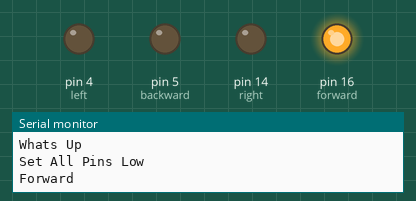
This sketch was run on a simulated Arduino Uno, built with avr-gcc and run on an emulated ATmega328P. On the bench: output pins drawn as LEDs (lit = HIGH), the last lines printed to the serial monitor.

Above: at 0.1 s.
At 1.6 s:
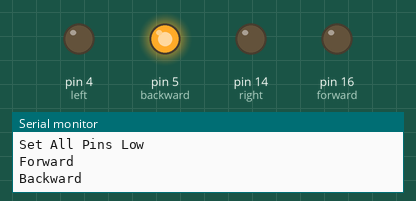
At 3.1 s:
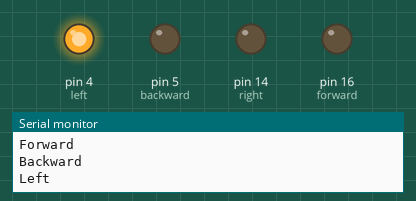
At 4.6 s:
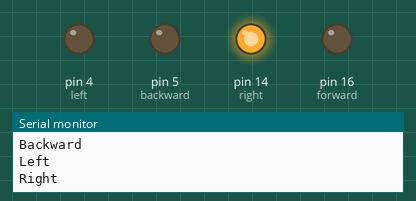
At 5.1 s:
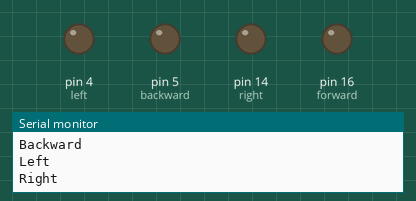
Timing chart, 0 to 6.6 s (numbered marks = the images above):
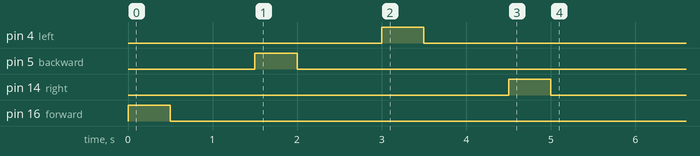

The sketch:

Arduino_Remote.ino
```cpp
void setup() {

  Serial.begin(115200);
  Serial.println("Whats Up");

  int forward = 16;
  int backward = 5;
  int left = 4;
  int right = 14;
  int intervalTime = 500;

  pinMode(forward, OUTPUT);
  pinMode(backward, OUTPUT);
  pinMode(left, OUTPUT);
  pinMode(right, OUTPUT);

  digitalWrite(forward, LOW);
  digitalWrite(backward, LOW);
  digitalWrite(left, LOW);
  digitalWrite(right, LOW);

  Serial.println("Set All Pins Low");

  //Do the Actual Test
  Serial.println("Forward");
  digitalWrite(forward, HIGH);
  delay(intervalTime);
  digitalWrite(forward, LOW);


  delay(1000);


  Serial.println("Backward");
  digitalWrite(backward, HIGH);
  delay(intervalTime);
  digitalWrite(backward, LOW);


  delay(1000);


  Serial.println("Left");
  digitalWrite(left, HIGH);
  delay(intervalTime);
  digitalWrite(left, LOW);

  delay(1000);

  Serial.println("Right");
  digitalWrite(right, HIGH);
  delay(intervalTime);
  digitalWrite(right, LOW);

}

void loop() {

}
```
